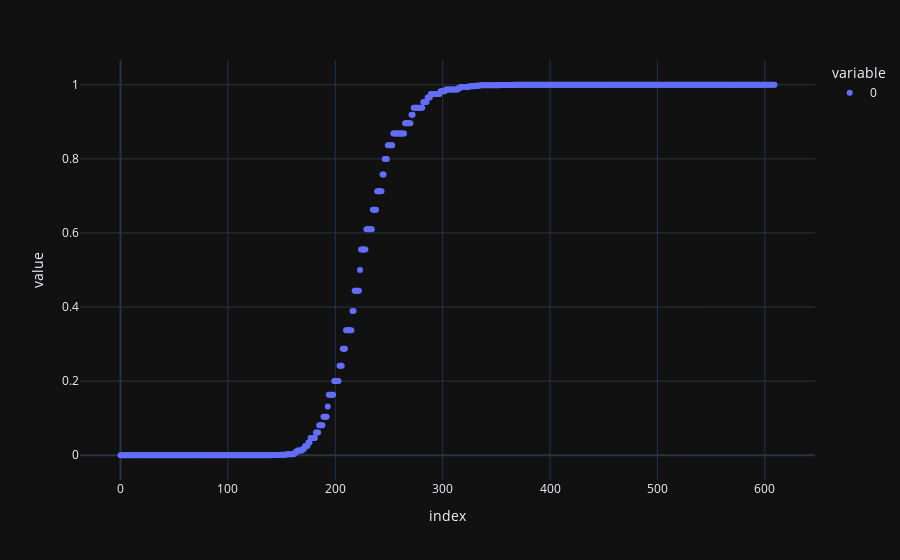

Notebook code for this chart:
### Code cell
import plotly.express as px
fig = px.scatter(temp)
fig.update_layout(template="plotly_dark")

### Figure 1 — Plotly figure (JSON) as saved in the notebook; plotly's stock layout.template omitted (floating-point values rounded to 4 significant figures; data arrays with more than 128 entries replaced by an {"elided": "..."} marker saying what was removed)
{"data": [{"hovertemplate": "variable=0<br>index=%{x}<br>value=%{y}<extra></extra>", "legendgroup": "0", "marker": {"color": "#636efa", "symbol": "circle"}, "mode": "markers", "name": "0", "orientation": "v", "showlegend": true, "type": "scatter", "x": {"elided": "610 int values"}, "xaxis": "x", "y": {"elided": "610 float values"}, "yaxis": "y"}], "layout": {"legend": {"title": {"text": "variable"}, "tracegroupgap": 0}, "margin": {"t": 60}, "xaxis": {"anchor": "y", "domain": [0, 1], "title": {"text": "index"}}, "yaxis": {"anchor": "x", "domain": [0, 1], "title": {"text": "value"}}}}
